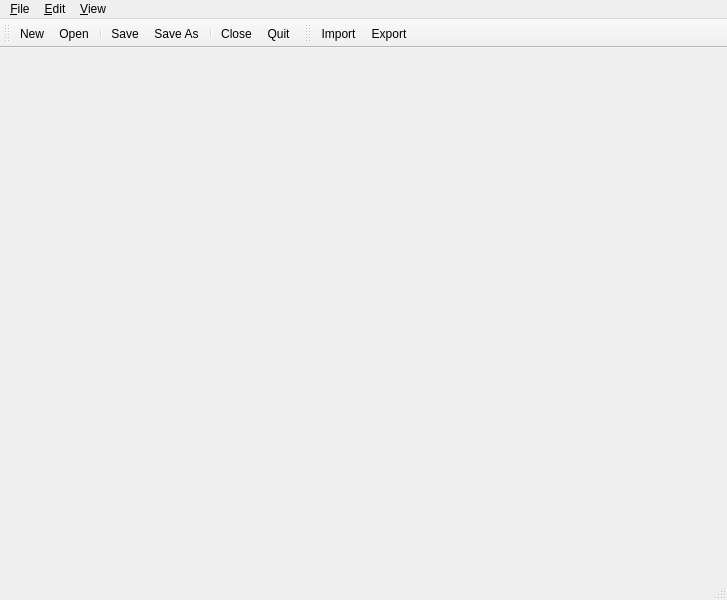
<ui version="4.0" >
 <class>BreadFanMain</class>
 <widget class="QMainWindow" name="BreadFanMain" >
  <property name="geometry" >
   <rect>
    <x>0</x>
    <y>0</y>
    <width>727</width>
    <height>600</height>
   </rect>
  </property>
  <property name="windowTitle" >
   <string>BreadFan</string>
  </property>
  <property name="windowIcon" >
   <iconset resource="profit.qrc" >
    <normaloff>:/images/icons/run.png</normaloff>:/images/icons/run.png</iconset>
  </property>
  <widget class="QWidget" name="centralwidget" >
   <property name="geometry" >
    <rect>
     <x>0</x>
     <y>68</y>
     <width>727</width>
     <height>510</height>
    </rect>
   </property>
  </widget>
  <widget class="QMenuBar" name="menubar" >
   <property name="geometry" >
    <rect>
     <x>0</x>
     <y>0</y>
     <width>727</width>
     <height>29</height>
    </rect>
   </property>
   <widget class="QMenu" name="menuFile" >
    <property name="title" >
     <string>&amp;File</string>
    </property>
    <addaction name="actionNew" />
    <addaction name="actionOpen" />
    <addaction name="actionRecent" />
    <addaction name="separator" />
    <addaction name="actionSave" />
    <addaction name="actionSaveAs" />
    <addaction name="separator" />
    <addaction name="actionClose" />
    <addaction name="separator" />
    <addaction name="actionQuit" />
   </widget>
   <widget class="QMenu" name="menuEdit" >
    <property name="title" >
     <string>&amp;Edit</string>
    </property>
    <addaction name="actionImport" />
    <addaction name="actionExport" />
   </widget>
   <widget class="QMenu" name="menuView" >
    <property name="title" >
     <string>&amp;View</string>
    </property>
    <widget class="QMenu" name="menuToolbars" >
     <property name="title" >
      <string>Toolbars</string>
     </property>
     <addaction name="separator" />
    </widget>
    <addaction name="actionStatusBar" />
    <addaction name="menuToolbars" />
   </widget>
   <addaction name="menuFile" />
   <addaction name="menuEdit" />
   <addaction name="menuView" />
  </widget>
  <widget class="QStatusBar" name="statusbar" >
   <property name="geometry" >
    <rect>
     <x>0</x>
     <y>578</y>
     <width>727</width>
     <height>22</height>
    </rect>
   </property>
  </widget>
  <widget class="QToolBar" name="toolBar" >
   <property name="geometry" >
    <rect>
     <x>0</x>
     <y>29</y>
     <width>231</width>
     <height>39</height>
    </rect>
   </property>
   <property name="windowTitle" >
    <string>File</string>
   </property>
   <attribute name="toolBarArea" >
    <enum>TopToolBarArea</enum>
   </attribute>
   <attribute name="toolBarBreak" >
    <bool>false</bool>
   </attribute>
   <addaction name="actionNew" />
   <addaction name="actionOpen" />
   <addaction name="separator" />
   <addaction name="actionSave" />
   <addaction name="actionSaveAs" />
   <addaction name="separator" />
   <addaction name="actionClose" />
   <addaction name="actionQuit" />
  </widget>
  <widget class="QToolBar" name="networkToolBar" >
   <property name="geometry" >
    <rect>
     <x>231</x>
     <y>29</y>
     <width>496</width>
     <height>39</height>
    </rect>
   </property>
   <property name="windowTitle" >
    <string>Edit</string>
   </property>
   <property name="toolButtonStyle" >
    <enum>Qt::ToolButtonTextBesideIcon</enum>
   </property>
   <attribute name="toolBarArea" >
    <enum>TopToolBarArea</enum>
   </attribute>
   <attribute name="toolBarBreak" >
    <bool>false</bool>
   </attribute>
   <addaction name="actionImport" />
   <addaction name="actionExport" />
  </widget>
  <action name="actionNew" >
   <property name="icon" >
    <iconset resource="profit.qrc" >
     <normaloff>:/images/icons/filenew.png</normaloff>:/images/icons/filenew.png</iconset>
   </property>
   <property name="text" >
    <string>&amp;New...</string>
   </property>
   <property name="shortcut" >
    <string>Ctrl+N</string>
   </property>
  </action>
  <action name="actionOpen" >
   <property name="icon" >
    <iconset resource="profit.qrc" >
     <normaloff>:/images/icons/fileopen.png</normaloff>:/images/icons/fileopen.png</iconset>
   </property>
   <property name="text" >
    <string>&amp;Open...</string>
   </property>
   <property name="shortcut" >
    <string>Ctrl+O</string>
   </property>
  </action>
  <action name="actionRecent" >
   <property name="text" >
    <string>Recent</string>
   </property>
  </action>
  <action name="actionSave" >
   <property name="icon" >
    <iconset resource="profit.qrc" >
     <normaloff>:/images/icons/filesave.png</normaloff>:/images/icons/filesave.png</iconset>
   </property>
   <property name="text" >
    <string>&amp;Save</string>
   </property>
   <property name="toolTip" >
    <string>Save network and meta data</string>
   </property>
   <property name="statusTip" >
    <string>Save network and meta data</string>
   </property>
   <property name="shortcut" >
    <string>Ctrl+S</string>
   </property>
  </action>
  <action name="actionSaveAs" >
   <property name="icon" >
    <iconset resource="profit.qrc" >
     <normaloff>:/images/icons/filesaveas.png</normaloff>:/images/icons/filesaveas.png</iconset>
   </property>
   <property name="text" >
    <string>Save &amp;As...</string>
   </property>
  </action>
  <action name="actionClose" >
   <property name="icon" >
    <iconset resource="profit.qrc" >
     <normaloff>:/images/icons/fileclose.png</normaloff>:/images/icons/fileclose.png</iconset>
   </property>
   <property name="text" >
    <string>&amp;Close</string>
   </property>
   <property name="shortcut" >
    <string>Ctrl+W</string>
   </property>
  </action>
  <action name="actionQuit" >
   <property name="icon" >
    <iconset resource="profit.qrc" >
     <normaloff>:/images/icons/exit.png</normaloff>:/images/icons/exit.png</iconset>
   </property>
   <property name="text" >
    <string>&amp;Quit</string>
   </property>
   <property name="shortcut" >
    <string>Ctrl+Q</string>
   </property>
  </action>
  <action name="actionReset" >
   <property name="text" >
    <string>Reset</string>
   </property>
  </action>
  <action name="actionTrain" >
   <property name="text" >
    <string>Train</string>
   </property>
  </action>
  <action name="actionTest" >
   <property name="text" >
    <string>Test</string>
   </property>
  </action>
  <action name="actionImport" >
   <property name="icon" >
    <iconset resource="profit.qrc" >
     <normaloff>:/images/icons/fileopen.png</normaloff>:/images/icons/fileopen.png</iconset>
   </property>
   <property name="text" >
    <string>Import</string>
   </property>
   <property name="iconText" >
    <string>Import</string>
   </property>
   <property name="toolTip" >
    <string>Import neural network</string>
   </property>
   <property name="statusTip" >
    <string>Import neural network</string>
   </property>
   <property name="shortcut" >
    <string>Ctrl+I</string>
   </property>
  </action>
  <action name="actionExport" >
   <property name="icon" >
    <iconset resource="profit.qrc" >
     <normaloff>:/images/icons/filter.png</normaloff>:/images/icons/filter.png</iconset>
   </property>
   <property name="text" >
    <string>Export</string>
   </property>
   <property name="toolTip" >
    <string>Export neural network</string>
   </property>
   <property name="statusTip" >
    <string>Export neural network</string>
   </property>
   <property name="shortcut" >
    <string>Ctrl+E</string>
   </property>
  </action>
  <action name="actionStatusBar" >
   <property name="checkable" >
    <bool>true</bool>
   </property>
   <property name="checked" >
    <bool>true</bool>
   </property>
   <property name="text" >
    <string>Status Bar</string>
   </property>
  </action>
 </widget>
 <resources>
  <include location="profit.qrc" />
 </resources>
 <connections>
  <connection>
   <sender>actionQuit</sender>
   <signal>activated()</signal>
   <receiver>BreadFanMain</receiver>
   <slot>close()</slot>
   <hints>
    <hint type="sourcelabel" >
     <x>-1</x>
     <y>-1</y>
    </hint>
    <hint type="destinationlabel" >
     <x>259</x>
     <y>299</y>
    </hint>
   </hints>
  </connection>
  <connection>
   <sender>actionStatusBar</sender>
   <signal>toggled(bool)</signal>
   <receiver>statusbar</receiver>
   <slot>setVisible(bool)</slot>
   <hints>
    <hint type="sourcelabel" >
     <x>-1</x>
     <y>-1</y>
    </hint>
    <hint type="destinationlabel" >
     <x>363</x>
     <y>588</y>
    </hint>
   </hints>
  </connection>
 </connections>
</ui>
